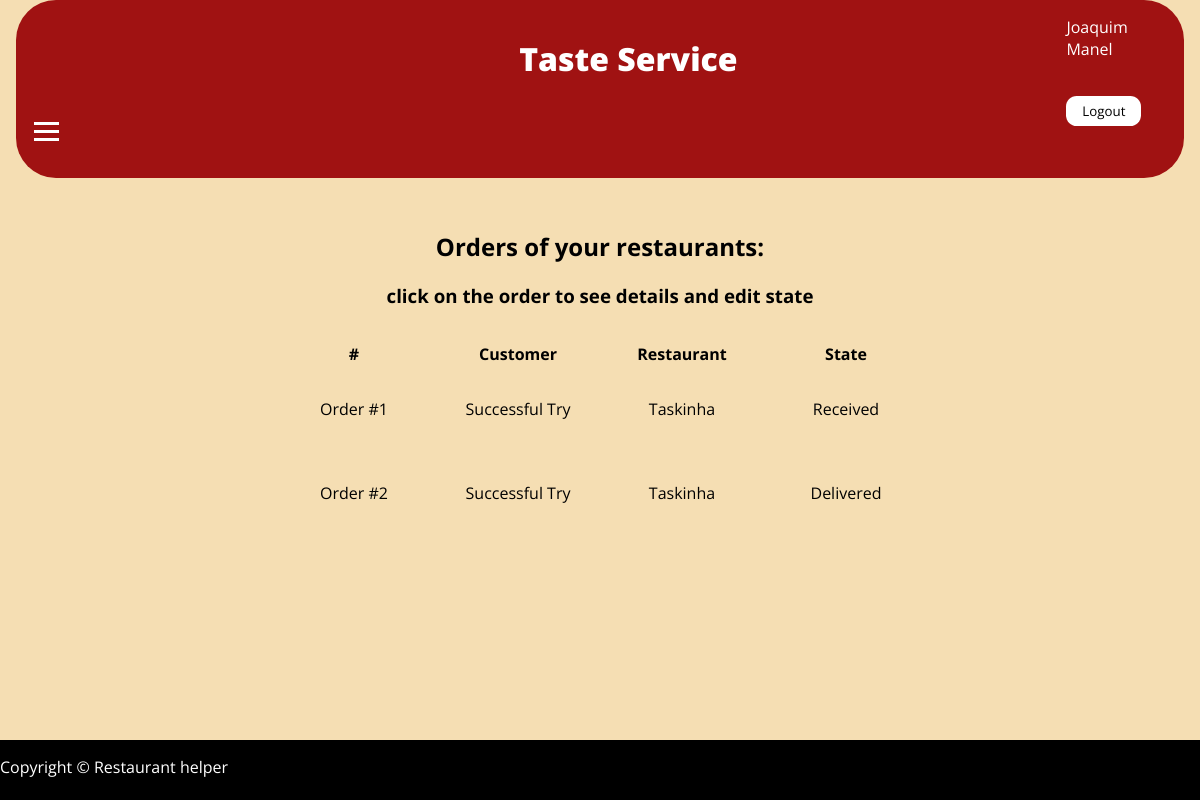
/pages/profile.php?id=Rorders (signed in), run on an earlier commit of the app's database.
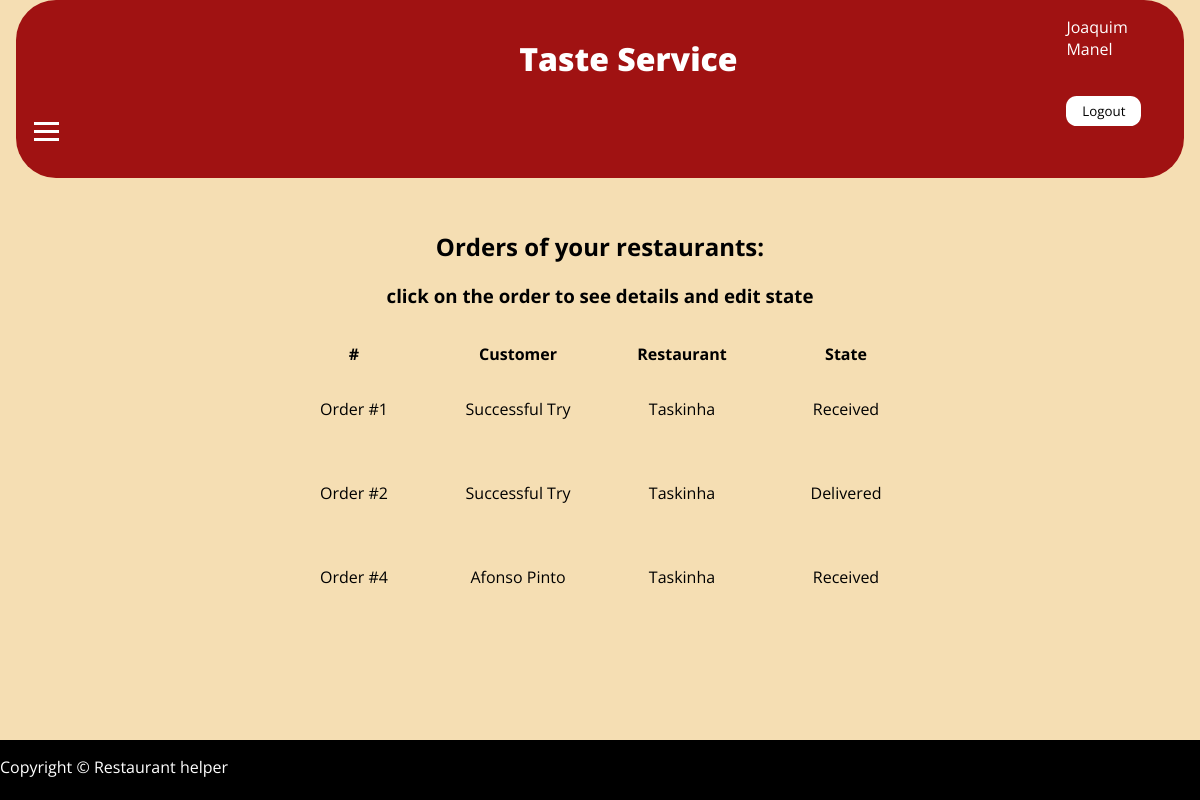
And on a later commit of the database.
### tables this page shows
CREATE TABLE request (
  id INTEGER PRIMARY KEY,
  customer INTEGER NOT NULL REFERENCES customer(id) ON DELETE CASCADE,
  state VARCHAR NOT NULL
);

CREATE TABLE restaurants (
  id INTEGER PRIMARY KEY,            
  name VARCHAR NOT NULL,
  adress VARCHAR NOT NULL,
  category VARCHAR NOT NULL,
  photo STRING DEFAULT "default.jpg",
  owner INTEGER NOT NULL REFERENCES restaurantOwner(id) ON DELETE CASCADE
                      
);

### database/request.class.php (called while the page is built, shortened)
<?php
  class Request {
    public function __construct(int $id, string $customer, string $state, string $restaurant) {
      $this->id = $id;
      $this->customer = $customer;
      $this->state = $state;
      $this->restaurant = $restaurant;
    }
    static function getOwnerOrders(PDO $db, int $id)  {
        $stmt = $db->prepare('select request.id,customer.name,state from request,customer where request.id in (select distinct request from requestMenuItem where menu_item in (select id from menu_item where menu in (select id from menu where restaurant in (select id from restaurants where owner in (select id from restaurantOwner where user = ?))))) and customer.id=customer');
        $stmt->execute(array($id));
        $requests = [];
        while ($request = $stmt->fetch()) {
          $requests[] = new Request(
            (int) $request['id'],
            $request['name'],
            $request['state'],
            Request::getRestaurantByRequest($db,(int) $request['id']),
          );
        }
        return $requests;
    }
    static function getRestaurantByRequest(PDO $db, int $id){
        $stmt = $db->prepare('select name from restaurants where id in (select restaurant from menu where id in (select menu from menu_item where id in (select menu_item from requestMenuItem where request = ?)))');
        $stmt->execute(array($id));
        if($name = $stmt->fetch()){
            return $name['name'];
          }
    }
  }
?>

### database/restaurant.class.php (called while the page is built, shortened)
<?php
  class Restaurant {
    static function getRestaurantIdFromName(PDO $db, string $name){
      $stmt = $db->prepare('select id from restaurants where name = ?');
      $stmt->execute(array($name));
      if($id = $stmt->fetch()){
          return $id['id'];
        }
    }
  }
?>

### templates/requests.php (the view, shortened to what this page needs)
<?php declare(strict_types = 1);
require_once('../database/connection.php');
require_once('../database/restaurant.class.php');
?>
<?php function drawProfileRequests(array $requests) { ?>
  <h2>Orders of your restaurants:</h2>
  <?php if ($requests!=[]){ ?>
  <h3>click on the order to see details <?php if ($_SESSION['usertype']=='Restaurant Owner') { ?>and edit state <?php }?></h3>
  <table id="tables">
    <tr><th scope="col">#</th><th scope="col">Customer</th><th scope="col">Restaurant</th><th scope="col">State</th></tr>
    <?php foreach ($requests as $i => $request) { ?>
      <tr><td><a href="../pages/request.php?id=<?=$request->id?>"> Order #<?=$request->id?> </a> </td><td><?=$request->customer?></td><td>
      <?php $db = getDatabaseConnection(); $id=Restaurant::getRestaurantIdFromName($db,$request->restaurant); ?>
      <a href="../pages/restaurant.php?id=<?=$id ?>"> <?=$request->restaurant?> </a></td><td><?=$request->state?></td></tr>
    <?php } ?>
  </table>
  <?php } else{?>
  <h4>No orders yet</h4> <?php }?>
<?php } ?>

### templates/common.php (shortened to what this page needs)
<?php function drawHeader() { ?>
<!DOCTYPE html>
<html lang="en-US">
  <head>
    <link rel="stylesheet" href="../css/style.css">
    <link rel="stylesheet" href="https://cdnjs.cloudflare.com/ajax/libs/font-awesome/4.7.0/css/font-awesome.min.css">
  </head>
  <body>
  <header>
  <div id="wrapper2">
      <h1><a href="../pages/main.php" id="maintit">Taste Service</a></h1>
                <nav class="nav1">
                    <ul class="hmenu">
                        <li class="item"><a href="../pages/restaurant.php?id=search" class="hlink">Restaurants</a></li>
                        <li class="item"><a href="../pages/profile.php?id=Rorders" class="hlink">Order</a></li>
                    </ul>
                    <div id="hamb">
                        <span class="bar"></span>
                        <span class="bar"></span>
                        <span class="bar"></span>
                    </div>
                </nav>
</div>
      <?php if (isset($_SESSION['id'])) drawLogoutForm($_SESSION['name']);?>
    </header>
    <main>
<?php } ?>
<?php function drawFooter() { ?>
    </main>
    <footer id="footer">
      <p id="cp">Copyright &copy; Restaurant helper</p>
    </footer>
  </body>
</html>
<?php } ?>
<?php function drawLogoutForm(string $name) { ?>
  <form action="../action/action_logout.php" method="post" class="logout">
  <a id="profile_name_header" href="../pages/profile.php"><?=$name?></a>
    <button id="logout-but" type="submit" >Logout</button>
  </form>
<?php } ?>

### pages/profile.php (shortened to what this page needs)
<?php
  require_once('../database/connection.php');
  require_once('../database/user.class.php');
  require_once('../database/restaurant.class.php');
  require_once('../database/request.class.php');
  require_once('../templates/common.php');
  require_once('../templates/requests.php');
  $db = getDatabaseConnection();
  $user = User::getUser($db, $_SESSION['id']);
  drawHeader();
  if($_GET['id']=='account'){
    drawAccountInfoForm();
  }
  else if ($_GET['id']=='profile'){
    drawProfileInfoForm($user);
  }
  else if ($_GET['id']=='reviews'&&$_SESSION['usertype']=='Restaurant Owner'){
    $reviews=Review::getOwnerReviews($db,(int)$_SESSION['id']);
    drawProfileReviews($reviews);
  }
  else if ($_GET['id']=='Rorders'&&$_SESSION['usertype']=='Restaurant Owner'){
    $requests=Request::getOwnerOrders($db,(int)$_SESSION['id']);
    drawProfileRequests($requests);
  }
  drawFooter();
?>

### css/style.css (style rules this page uses)
* { font-family: 'Lora', serif; font-family: 'Open Sans', sans-serif; }
html { background-color: wheat; }
html, body { max-width: 100%; overflow-x: hidden; }
body { width: 120em; margin: auto; display: grid; grid-template-rows: auto 1fr auto; max-width: 100vw; --main-color: black; min-height: 100vh; }
body > * { margin: 0 1em; }
body > header { display: flex; padding: 1em; min-height: 3.125em; background-color: rgb(160, 18, 18); border-radius: 2.5em; }
#maintit { color: white; margin-left: 44%; padding: 1em; font-weight: 800; }
body > header a { color: white; text-decoration: none; }
body > header form { display: grid; margin-right: 0; margin-left: auto; }
main { background-color: var(--background-color); text-align: center; margin: 1em; padding: 1em; }
main a { color: var(--main-color); text-decoration: none; }
#logout-but { background-color: white; border: 0.125em #000; border-radius: 0.8em; min-width: 5.625em; max-width: 5.625em; min-height: 2.2em; max-height: 2.2em; cursor: pointer; }
#tables td { height: 5em; width: 10em; text-align: center; vertical-align: middle; }
#tables { margin-top: 2em; margin-left: auto;; margin-right: auto; }
footer { background-color: black; color: white; width: 100%; margin-left: 0; bottom: 0; position: relative; clear: both; min-height: 3.75em; }
.hmenu li { list-style: none; }
.nav1 { min-height: 3.75em; display: flex; justify-content: space-between; align-items: center; padding: 0 1.5px; width: 100%; }
.hmenu { display: grid; grid-template-columns: 1fr 1fr; grid-template-rows: 1fr 1fr; justify-content: space-between; align-items: center; position: absolute; top: 3.125em; gap: 0; flex-direction: column; width: 100%; text-align: center; transition: 0.4s; left: -100%; }
.item { margin: 1em 0; }
#hamb { display: block; cursor: pointer; top: 0.5em; }
.bar { display: block; width: 1.5625em; height: 3px; margin: 5px auto; -webkit-transition: all 0.3s ease-in-out; transition: all 0.3s ease-in-out; background-color: #fff; }
#wrapper2 { width: 100%; }

What changed in the data, as far as the page shows it:
added request: id "4", customer "Afonso Pinto", $request->restaurant "Taskinha", state "Received"
